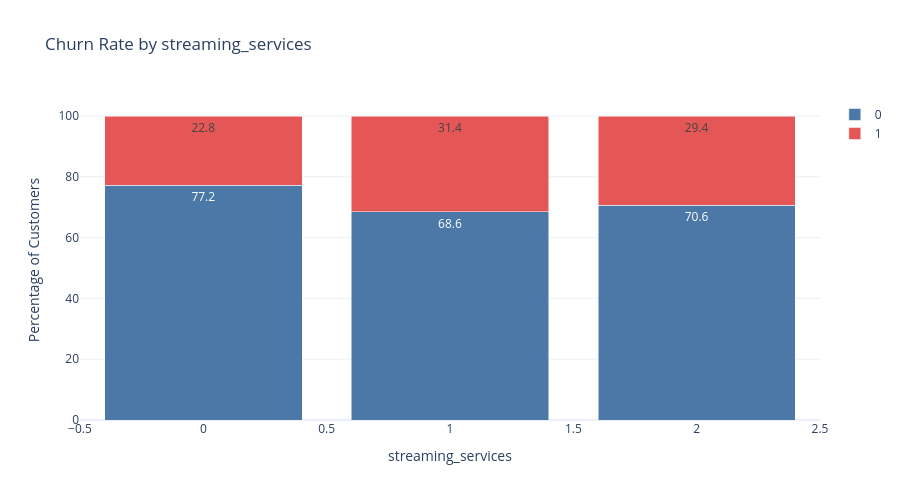

Here is the notebook cell this chart was saved with:
### Code cell
plot_categorical_churn(df_model, "streaming_services")

### Figure 1 — Plotly figure (JSON) as saved in the notebook; plotly's stock layout.template omitted (floating-point values rounded to 4 significant figures)
{"data": [{"hovertemplate": "Churn=0<br>streaming_services=%{x}<br>Percentage=%{y}<br>text=%{text}<extra></extra>", "legendgroup": "0", "marker": {"color": "#4C78A8", "pattern": {"shape": ""}}, "name": "0", "orientation": "v", "showlegend": true, "text": [77.2, 68.6, 70.6], "textposition": "inside", "type": "bar", "x": [0, 1, 2], "xaxis": "x", "y": [77.2, 68.57, 70.57], "yaxis": "y"}, {"hovertemplate": "Churn=1<br>streaming_services=%{x}<br>Percentage=%{y}<br>text=%{text}<extra></extra>", "legendgroup": "1", "marker": {"color": "#E45756", "pattern": {"shape": ""}}, "name": "1", "orientation": "v", "showlegend": true, "text": [22.8, 31.4, 29.4], "textposition": "inside", "type": "bar", "x": [0, 1, 2], "xaxis": "x", "y": [22.8, 31.43, 29.43], "yaxis": "y"}], "layout": {"barmode": "stack", "height": 500, "legend": {"title": {"text": ""}, "tracegroupgap": 0}, "title": {"text": "Churn Rate by streaming_services"}, "width": 900, "xaxis": {"anchor": "y", "domain": [0, 1], "title": {"text": "streaming_services"}}, "yaxis": {"anchor": "x", "domain": [0, 1], "title": {"text": "Percentage of Customers"}}}}
